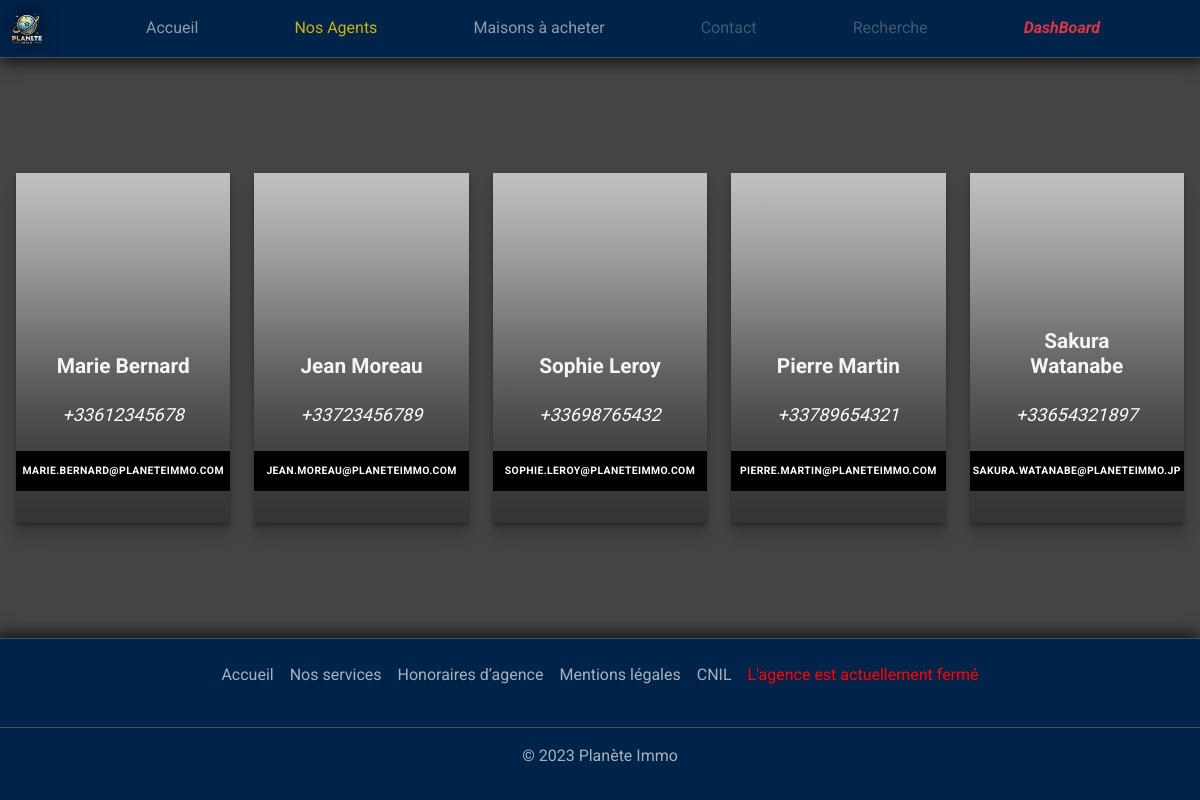
The page /les_agents.php on the database its author committed.
### tables this page shows
CREATE TABLE `agent` (
  `id_agent` int(11) NOT NULL,
  `nom` varchar(50) NOT NULL,
  `prenom` varchar(50) NOT NULL,
  `telephone` decimal(30,0) NOT NULL,
  `email` varchar(50) NOT NULL
);

### asset/php/horaire/definir_horaire.php (called while the page is built)
<?php
include"./asset/php/connexion.php";
try {
    $pdo = new PDO("mysql:host=$servername;dbname=$dbname", $usernameDB, $passwordDB);
    $pdo->setAttribute(PDO::ATTR_ERRMODE, PDO::ERRMODE_EXCEPTION);
    $sql = "SELECT jour,
               TIME_FORMAT(open_morning, '%H:%i') as open_morning,
               TIME_FORMAT(close_morning, '%H:%i') as close_morning,
               TIME_FORMAT(open_afternoon, '%H:%i') as open_afternoon,
               TIME_FORMAT(close_afternoon, '%H:%i') as close_afternoon
        FROM horaire";
    $stmt = $pdo->query($sql);
    $horaires = [];
    while ($row = $stmt->fetch(PDO::FETCH_ASSOC)) {
        $jour = $row['jour'];
        $horaires[$jour] = [
            ["ouverture" => $row['open_morning'], "fermeture" => $row['close_morning']],
            ["ouverture" => $row['open_afternoon'], "fermeture" => $row['close_afternoon']]
        ];
    }
} catch (PDOException $e) {
    echo "Erreur de connexion à la base de données: " . $e->getMessage();
}
?>

### asset/php/aff_agent.php (the view, shortened to what this page needs)
<?php
include"./asset/php/connexion.php";
$sql = "select id_agent, nom, prenom, telephone, email from agent";
$result = mysqli_query($cnx, $sql);
while($row = mysqli_fetch_row($result)) {
    echo '<div class="col">';
    echo '    <div class="carte" style="background-image: url(https://worldercraft-hebergement.web.app/immobilier/stockage/agents/'.$row[0].'.png);background-size: cover;background-position: center;background-repeat: no-repeat;">';
    echo '      <div class="content">';
    echo '          <h2 class="title">'.$row[2].' '.$row[1].'</h2>';
    echo '          <a href="tel:+'.$row[3].'" class="copy">+'.$row[3].'</a>';
    echo '          <a href="mailto:'.$row[4].'" class="btn-agent">'.$row[4].'</a>';
    echo '      </div>';
    echo '    </div>';
    echo '</div>';
}
?>

### les_agents.php (shortened to what this page needs)
<!DOCTYPE html>
<html lang="fr">
<head>
    <?php include_once'./asset/php/base_import.php' ?>
</head>
<body class="background">
    <?php include_once'./asset/php/nav.php' ?>
    <main class="p-3 d-flex flex-column justify-content-center">
        <section class="row row-cols-1 row-cols-sm-2 row-cols-md-3 row-cols-lg-4 row-cols-xl-5 g-4 agent">
            <?php include'./asset/php/aff_agent.php' ?>
        </section>
    </main>
    <?php include_once'./asset/php/footer.php' ?>
</body>
</html>

### asset/php/base_import.php (shortened to what this page needs)
<link href="https://cdn.jsdelivr.net/npm/bootstrap@5.3.2/dist/css/bootstrap.min.css" rel="stylesheet"
>
<link href="./asset/css/main_dominant.css" rel="stylesheet">
<link href="./asset/css/palette.css" rel="stylesheet">
<link href="./asset/css/carousel.css" rel="stylesheet">
<link href="./asset/css/card_agents.css" rel="stylesheet">
<link href="./asset/css/police.css" rel="stylesheet">
<link rel="stylesheet" href="./asset/css/barre_de_scroll.css">
<link rel="stylesheet" href="./asset/css/lightbox.min.css">
<link rel="stylesheet" href="./asset/css/lightbox.min.css">

### asset/php/nav.php (shortened to what this page needs)
<nav class="navbar navbar-expand-lg background border-bottom tertiary box-shadow" data-bs-theme="dark">
        <div class="container-fluid">
            <img class="navbar-brand text-light" width="30px" src="./asset/img/logo.png" style="filter: drop-shadow(0px 0px 10px black);"></img>
            <div class="collapse navbar-collapse" id="navbarSupportedContent">
                <ul class="navbar-nav d-lg-flex flex-lg-row justify-content-lg-evenly w-100">
                    <li class="nav-item">
                        <a id="index" class="nav-link" href="./index.php">Accueil</a>
                    </li>
                    <li class="nav-item">
                        <a id="agent" class="nav-link" href="./les_agents.php">Nos Agents</a>
                    </li>
                    <li class="nav-item">
                        <a id="maison" class="nav-link" href="./les_maisons.php">Maisons à acheter</a>
                    </li>
                    <li class="nav-item">
                        <a id="maison" class="nav-link disabled" href="./contact.php">Contact</a>
                    </li>
                    <li class="nav-item">
                        <a id="recherche" class="nav-link disabled" href="./recherche.php">Recherche</a>
                    </li>
                    <li class="nav-item">
                        <a id="maison" class="nav-link text-danger" href="./asset/php/dashboard/"><i><b>DashBoard</b></i></a>
                    </li>
                </ul>
            </div>
        </div>
    </nav>

### asset/php/footer.php (shortened to what this page needs)
<footer class="py-3 tertiary main border-top" style="box-shadow: -2px -2px 15px 2px rgba(0, 0, 0, .75);"
    data-bs-theme="dark">
    <ul class="nav justify-content-center border-bottom pb-3 mb-3">
        <li class="nav-item"><a href="./index.php" class="nav-link px-2 text-body-secondary">Accueil</a>
        </li>
        <li class="nav-item"><a href="#" class="disabled nav-link px-2 text-body-secondary">Nos services</a></li>
        <li class="nav-item"><a href="#" class="disabled nav-link px-2 text-body-secondary">Honoraires d’agence</a></li>
        <li class="nav-item"><a href="#" class="disabled nav-link px-2 text-body-secondary">Mentions légales</a></li>
        <li class="nav-item"><a href="https://www.cnil.fr/fr" target="_blank"
                class="nav-link px-2 text-body-secondary">CNIL</a></li>
        <li class="nav-item"><p href="#" id="horaire"
                class="nav-link px-2 text-body-secondary" data-bs-toggle="tooltip"
                data-bs-html="true"
                data-bs-title="<?php include './asset/php/horaire/horaire.php'; ?>"><?php include './asset/php/horaire/aff_horaire.php'; ?></p></li>
    </ul>
    <p class="text-center text-body-secondary">© 2023
        <?php include"./asset/php/nom_entreprise.php"; ?></p>
</footer>

### asset/php/horaire/horaire.php
<?php
include './asset/php/horaire/definir_horaire.php';
echo "Lundi ";
echo "<br>";
echo generateOpeningMessage($horaires, "Monday");
echo "<br>";
echo "<br>";
echo "Mardi ";
echo "<br>";
echo generateOpeningMessage($horaires, "Tuesday");
echo "<br>";
echo "<br>";
echo "Mercredi ";
echo "<br>";
echo generateOpeningMessage($horaires, "Wednesday");
echo "<br>";
echo "<br>";
echo "Jeudi ";
echo "<br>";
echo generateOpeningMessage($horaires, "Thursday");
echo "<br>";
echo "<br>";
echo "Vendredi ";
echo "<br>";
echo generateOpeningMessage($horaires, "Friday");
echo "<br>";
echo "<br>";
echo "Samedi ";
echo "<br>";
echo generateOpeningMessage($horaires, "Saturday");
echo "<br>";
echo "<br>";
echo "Dimanche ";
echo "<br>";
echo generateOpeningMessage($horaires, "Sunday");
function generateOpeningMessage($horaires, $jour) {
    $message = "";
    $plagesHoraires = $horaires[$jour];
    $openTimeMorning = $plagesHoraires[0]["ouverture"];
    $closeTimeMorning = $plagesHoraires[0]["fermeture"];
    $openTimeAfternoon = $plagesHoraires[1]["ouverture"];
    $closeTimeAfternoon = $plagesHoraires[1]["fermeture"];
    if ($openTimeMorning == null && $closeTimeMorning == null && $openTimeAfternoon == null && $closeTimeAfternoon == null) {
        $message = "Fermé toute la journée";
    } else {
        if ($openTimeMorning == null || $closeTimeMorning == null) {
            $message .= "Fermé le matin";
        } else {
            $message .= "Ouvert le matin de " . $openTimeMorning . " à " . $closeTimeMorning;
        }
        $message .= "<br>";
        if ($openTimeAfternoon == null || $closeTimeAfternoon == null) {
            $message .= "Fermé l'après-midi";
        } else {
            $message .= "Ouvert l'après-midi de " . $openTimeAfternoon . " à " . $closeTimeAfternoon;
        }
    }
    return $message;
}
?>

### asset/php/horaire/aff_horaire.php (shortened to what this page needs)
<?php
include './asset/php/horaire/definir_horaire.php';
$jourActuel = date("l");
$heureActuelle = date("H:i");
function estOuvert($plagesHoraires, $heureActuelle) {
    return false;
}
if (array_key_exists($jourActuel, $horaires) && $horaires[$jourActuel] != null) {
    if (estOuvert($horaires[$jourActuel], $heureActuelle)) {
        echo "<span style='color:green;'>L'agence est actuellement ouverte</span>";
    } else {
        echo "<span style='color:red;'>L'agence est actuellement fermé</span>";
    }
} else {
    echo "<span style='color:red;'>L'agence est actuellement fermé</span>";
}
?>

### asset/php/nom_entreprise.php (shortened to what this page needs)
<?php
echo "Planète Immo"
?>

### asset/css/main_dominant.css (style rules this page uses)
html,body { height: 100%; }
body { display: flex; flex-direction: column; }
main { flex-grow: 1; }

### asset/css/palette.css (style rules this page uses)
:root { --background: #444; --button: #2E6780; --headline: #000; --paragraph: #A7A9BE; --buttontext: #FFFFFE; --stroke: black; --main: #fff; --highlight: #c5b311; --secondary: #3F5F63; --tertiary: #002349; }
.background { background: var(--background)!important; }
.main { color: var(--main)!important; }
.highlight, .active { color: var(--highlight)!important; }
.tertiary { background: var(--tertiary)!important; }

### asset/css/carousel.css (style rules this page uses)
.box-shadow { box-shadow: 2px 2px 15px 2px rgba(0, 0, 0, .75); }

### asset/css/card_agents.css (style rules this page uses)
:root { --d: 700ms; --e: cubic-bezier(0.19, 1, 0.22, 1); --font-sans: "Rubik", sans-serif; --font-serif: "carteo", serif; }
.carte { position: relative; display: flex; align-items: flex-end; overflow: hidden; padding: 1rem; height: 350px; width: 100%; text-align: center; color: whitesmoke; background-color: whitesmoke; box-shadow: 0 1px 1px rgba(0, 0, 0, 0.1), 0 2px 2px rgba(0, 0, 0, 0.1), 0 4px 4px rgba(0, 0, 0, 0.1), 0 8px 8px rgba(0, 0, 0, 0.1), 0 16px 16px rgba(0, 0, 0, 0.1); }
.carte:before { content: ""; position: absolute; top: 0; left: 0; width: 100%; height: 110%; background-size: cover; background-position: 0 0; transition: transform calc(var(--d) * 1.5) var(--e); pointer-events: none; }
.carte:after { content: ""; display: block; position: absolute; top: 0; left: 0; width: 100%; height: 200%; pointer-events: none; background-image: linear-gradient(to bottom, rgba(0, 0, 0, 0) 0%, rgba(0, 0, 0, 0.009) 11.7%, rgba(0, 0, 0, 0.034) 22.1%, rgba(0, 0, 0, 0.072) 31.2%, rgba(0, 0, 0, 0.123) 39.4%, rgba(0, 0, 0, 0.182) 46.6%, rgba(0, 0, 0, 0.249) 53.1%, rgba(0, 0, 0, 0.32) 58.9%, rgba(0, 0, 0, 0.394) 64.3%, rgba(0, 0, 0, 0.468) 69.3%, rgba(0, 0, 0, 0.54) 74.1%, rgba(0, 0, 0, 0.607) 78.8%, rgba(0, 0, 0, 0.668) 83.6%, rgba(0, 0, 0, 0.721) 88.7%, rgba(0, 0, 0, 0.762) 94.1%, rgba(0, 0, 0, 0.79) 100%); transform: translateY(-50%); transition: transform calc(var(--d) * 2) var(--e); }
.content { position: relative; display: flex; flex-direction: column; align-items: center; width: 100%; padding: 1rem; transition: transform var(--d) var(--e); z-index: 1; }
.content>*+* { margin-top: 1rem; }
.title { font-size: 1.3rem; font-weight: bold; line-height: 1.2; }
.copy { font-family: var(--font-serif); font-size: 1.125rem; font-style: italic; line-height: 1.35; color: white; text-decoration: none; }
.btn-agent { cursor: pointer; margin-top: 1.5rem; padding: 0.75rem 1.5rem; font-size: 0.65rem; font-weight: bold; letter-spacing: 0.025rem; text-transform: uppercase; text-decoration: none; color: white; background-color: black; border: none; border-radius: 5px; }
@media (min-width: 1200px) { .agent { display: flex; align-items: center; } }

### asset/css/police.css (style rules this page uses)
body { font-family: 'Roboto', sans-serif!important; }

### rows shown on the page
agent: prenom "Marie", nom "Bernard", telephone "33612345678", email "MARIE.BERNARD@PLANETEIMMO.COM"
agent: prenom "Jean", nom "Moreau", telephone "33723456789", email "JEAN.MOREAU@PLANETEIMMO.COM"
agent: prenom "Sophie", nom "Leroy", telephone "33698765432", email "SOPHIE.LEROY@PLANETEIMMO.COM"
agent: prenom "Pierre", nom "Martin", telephone "33789654321", email "PIERRE.MARTIN@PLANETEIMMO.COM"
agent: prenom "Sakura", nom "Watanabe", telephone "33654321897", email "SAKURA.WATANABE@PLANETEIMMO.JP"
